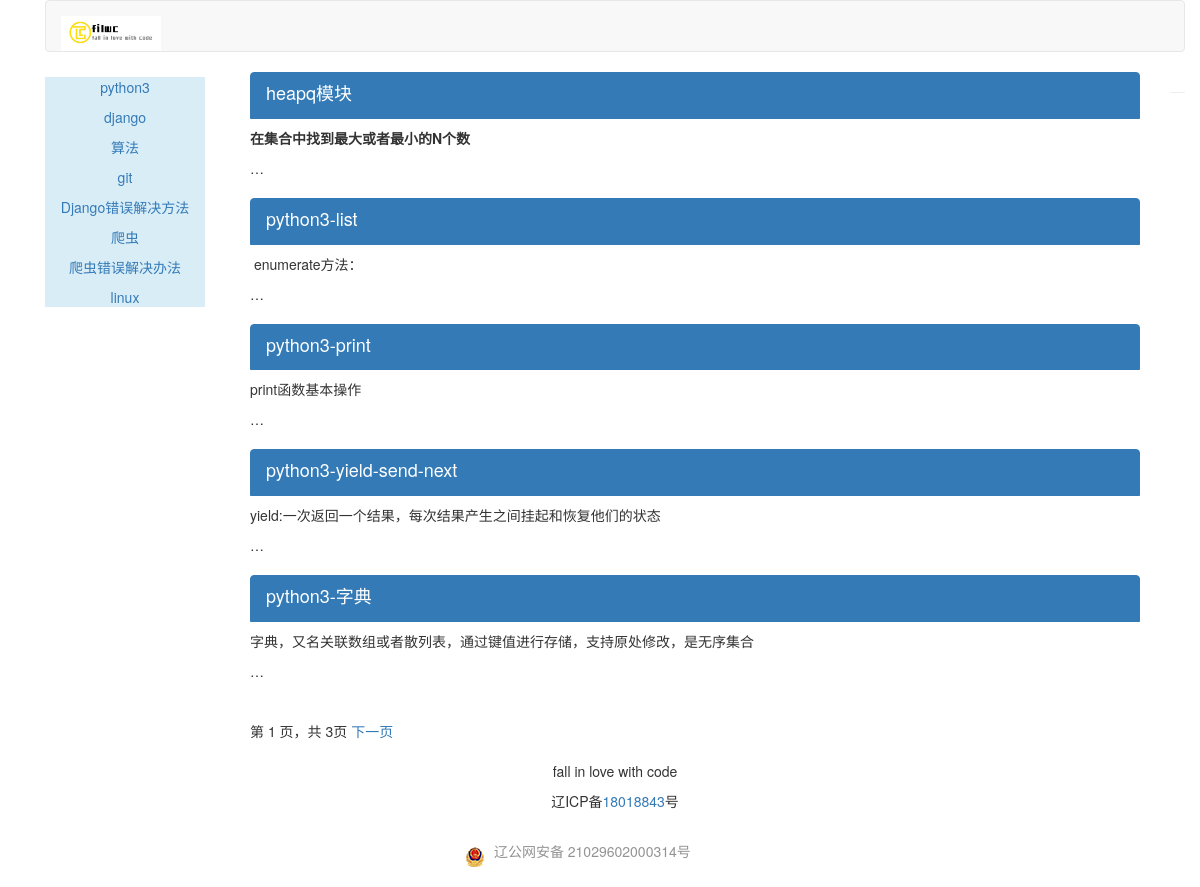
/blog/article-list/python3/, run on the app's committed database.
### article/models.py (models this page shows, shortened)
class ArticleColumn(models.Model):
    column = models.CharField(max_length = 200)
    created = models.DateField(auto_now_add = True)

class ArticlePost(models.Model):
    title = models.CharField(max_length = 200)
    slug = models.SlugField(max_length = 500)
    column = models.ForeignKey(ArticleColumn,related_name = "article_column")
    body = RichTextUploadingField()
    created = models.DateTimeField(default = timezone.now())
    updated = models.DateTimeField(auto_now = True)
    class Meta:
        ordering = ["title"]
        index_together = (('id','slug'),)
    def get_absolute_url(self):
        return reverse("blog:article_detail",args = [self.id,self.slug])

### blog/views.py (the view)
# urls.py: url(r'^article-list/(?P<article_column>[-\w]+)/$',views.article_list,name = "article_list"),
def article_list(request,article_column):
    articles_list = ArticlePost.objects.filter(column__column = article_column)
    columns = ArticleColumn.objects.all()
    paginator = Paginator(articles_list,5)
    page = request.GET.get('page')
    try:
        current_page = paginator.page(page)
        articles = current_page.object_list
    except PageNotAnInteger:
        current_page = paginator.page(1)
        articles = current_page.object_list
    except EmptyPage:
        current_page = paginator.page(paginator.num_pages)
        articles = current_page.object_list
    return render(request,"blog/article_list.html",{"articles":articles,"columns":columns,"page":current_page})

### templates/blog/article_list.html (shortened to what this page needs)
{% extends "blog/base.html" %}
{% block content %}
<div class="col-md-12">
    {% for article in articles %}
    <div class="list-group">
        <a href="{{ article.get_absolute_url }}" class="list-group-item active">
            <h4 class="list-group-item-heading">{{article.title}}</h4>
		</a>
		{% autoescape off %}
        	<p class="list-group-item-text">{{article.body|truncatewords:'1'| linebreaks}}</p>
		{% endautoescape %}
    </div>
    {% endfor %}
{% include "paginator.html" %}
</div>
{% endblock %}

### templates/blog/base.html (shortened to what this page needs)
{% load staticfiles %}
<!DOCTYPE html>
<html lang="zh-cn">
<head>
    <link rel="stylesheet" href="{% static 'css/bootstrap.css' %}">
</head>
<body>
<div class = "container">
    {% include "blog/header.html" %}
	<div class = "col-md-2">
    {% include 'blog/leftslider.html' %}
    </div>
    <div class = "col-md-10">
    {% block content %}
    {% endblock %}
    </div>
    {% include 'footer.html' %}
</div>
</body>
</html>

### templates/blog/header.html (shortened to what this page needs)
{% load staticfiles %}
<div class  = "container">
    <nav class = "navbar navbar-default" role = "navigation">
        <div class  = "nav-barheader">
            <a class = "navbar-brand" href = "{% url 'blog:blog' %}"><img src = "{% static '/images/logo.png' %}" width = "100px"></a>
        </div>
    </nav>
</div>

### templates/blog/leftslider.html
<div class = "bg-info">
	<div class = "text-center" style = "margin-top:5px">
			{% for column in columns %}
    		<p><a name = "sdsd" href = "{% url 'blog:article_list' column.column %}">{{ column.column }}</a></p>
			{% empty %}
			<p>还没有分类</p>
			{% endfor %}
	</div>
</div>

### templates/paginator.html (shortened to what this page needs)
<div class="pagination">
  <span class="step-links">
    <span class="current">
      第 {{ page.number }} 页，共 {{ page.paginator.num_pages }}页
    </span>
    {% if page.has_next %}
    <a href="?page={{ page.next_page_number }}">下一页</a>
    {% endif %}
  </span>
</div>

### templates/footer.html
{% load staticfiles %}
<div class = "container">
    <hr>
    <p class = "text-center">fall in love with code</p>
    <p class = "text-center">辽ICP备<a href ="http://www.miitbeian.gov.cn/" >18018843</a>号</p>
   <div style="width:300px;margin:0 auto; padding:20px 0;">
	<img src =  "{% static '/images/备案图标.png' %}"/>
        <a target="_blank" href="http://www.beian.gov.cn/portal/registerSystemInfo?recordcode=21029602000314" style="display:inline-block;text-decoration:none;height:20px;line-height:20px;"><img src="" style="float:left;"/><p style="float:left;height:20px;line-height:20px;margin: 0px 0px 0px 5px; color:#939393;">辽公网安备 21029602000314号</p></a>
       </div>
</div>

### data on the page
ArticleColumn: column "python3"
ArticleColumn: column "django"
ArticleColumn: column "算法"
ArticleColumn: column "git"
ArticleColumn: column "Django错误解决方法"
ArticleColumn: column "爬虫"
ArticleColumn: column "爬虫错误解决办法"
ArticleColumn: column "linux"
ArticlePost: title "heapq模块", body "在集合中找到最大或者最小的N个数 …"
ArticlePost: title "python3-list", body "enumerate方法： …"
ArticlePost: title "python3-print", body "print函数基本操作 …"
ArticlePost: title "python3-yield-send-next", body "yield:一次返回一个结果，每次结果产生之间挂起和恢复他们的状态 …"
ArticlePost: title "python3-字典", body "字典，又名关联数组或者散列表，通过键值进行存储，支持原处修改，是无序集合 …"

### other printed values
{{ page.number }} "1"
{{ page.paginator.num_pages }} "3"
